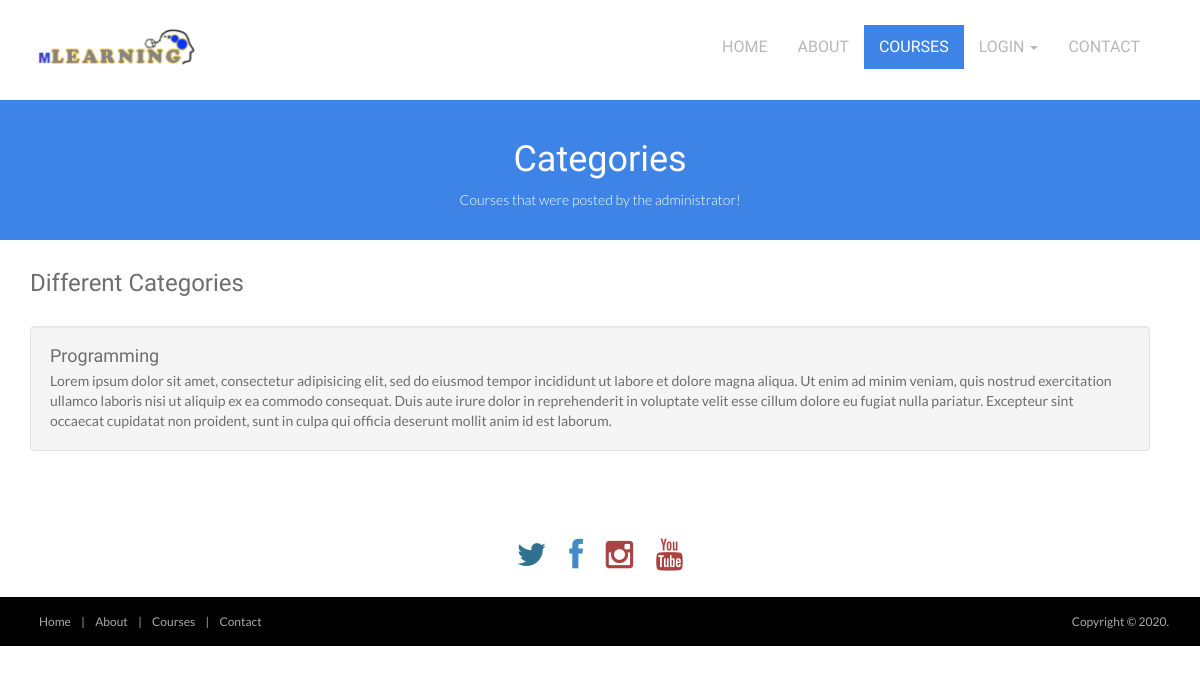
/pages/courses.php, run on an earlier commit of the app's database.
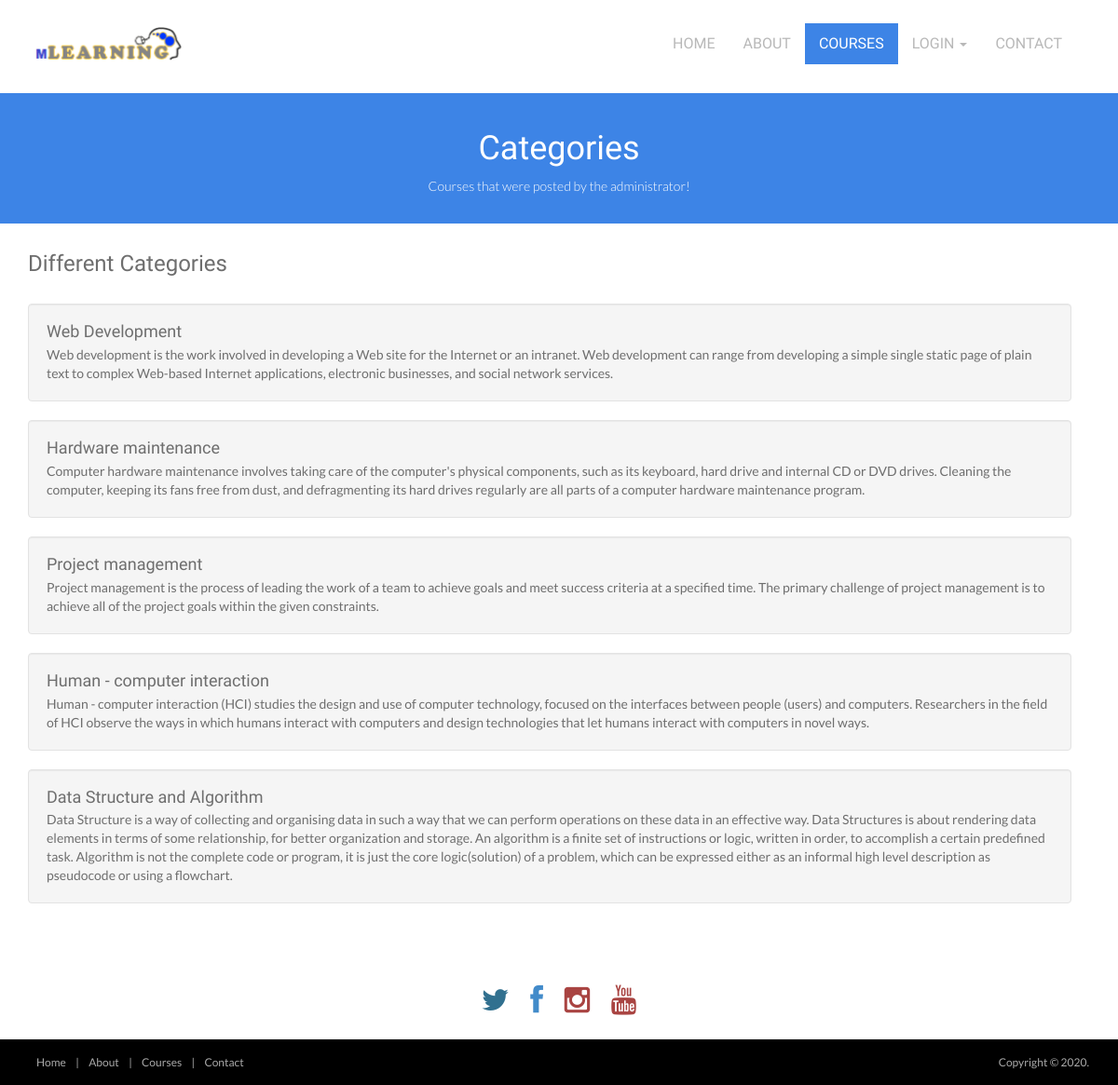
And on a later commit of the database.
### tables this page shows
CREATE TABLE IF NOT EXISTS `tbl_category` (
  `cat_Id` int(11) NOT NULL auto_increment,
  `name` varchar(255) default NULL,
  `description` text,
  `image` varchar(255) default NULL,
  PRIMARY KEY  (`cat_Id`)
);

### pages/courses.php (the view, shortened to what this page needs)
<!DOCTYPE html>
<html lang="en">
<head>
	<link rel="stylesheet" href="../css/bootstrap.min.css">
	<link rel="stylesheet" href="../css/font-awesome.min.css">
	<link rel="stylesheet" href="../css/bootstrap-theme.css" media="screen">
	<link rel="stylesheet" href="../css/style.css">
	<link rel='stylesheet' id='camera-css' href='../css/camera.css' type='text/css' media='all'>
</head>
<body>
	<div class="navbar navbar-inverse">
		<div class="container">
			<div class="navbar-header">
				<a class="navbar-brand" href="index.php">
					<img src="../images/logo.png" alt="Techro HTML5 template"></a>
			</div>
			<div class="navbar-collapse collapse">
				<ul class="nav navbar-nav pull-right mainNav">
					<li><a href="../index.php">Home</a></li>
					<li><a href="about.php">About</a></li>
					<li class="active"><a href="courses.php">Courses</a></li>
					<li class="dropdown">
						<a href="#" class="dropdown-toggle" data-toggle="dropdown">Login <b class="caret"></b></a>
					</li>
					<li><a href="contact.php">Contact</a></li>
				</ul>
			</div>
		</div>
	</div>
	<header id="head" class="secondary">
		<div class="container">
			<h1>Categories</h1>
			<p>Courses that were posted by the administrator!</p>
		</div>
	</header>
	<div id="courses">
		<section class="container">
			<h3>Different Categories</h3>
			<div class="row">
				<div class="col-xs-12">
					<div class="featured-box">
						<?php
                                        include "../functions/connect.php";
                                        $sql = "SELECT * FROM `tbl_category` ";
                                        $run = mysqli_query($con, $sql) or die(mysqli_error($con));
                                        while($row=mysqli_fetch_array($run)){
                                            $name = $row['name'];
                                            $description = $row['description'];
                                            ?>
						<div class="well">
							<div class="">
								<h3><?php echo $name;?></h3>
							</div>
							<div class="">
								<?php echo $description;?>
							</div>
						</div>
						<?php }?>
					</div>
				</div>
			</div>
		</section>
	</div>
	<div class="social text-center">
		<a href="#"><i class="fa fa-twitter text-info"></i></a>
		<a href="#"><i class="fa fa-facebook text-primary"></i></a>
		<a href="#"><i class="fa fa-instagram text-danger"></i></a>
		<a href="#"><i class="fa fa-youtube text-danger"></i></a>
	</div>
	<div class="footer2">
		<div class="container">
			<div class="row">
				<div class="col-md-6 panel">
					<div class="panel-body">
						<p class="simplenav">
							<a href="../index.php">Home</a> |
							<a href="about.php">About</a> |
							<a href="courses.php">Courses</a> |
							<a href="contact.php">Contact</a>
						</p>
					</div>
				</div>
				<div class="col-md-6 panel">
					<div class="panel-body">
						<p class="text-right">
							Copyright &copy; 2020.
						</p>
					</div>
				</div>
			</div>
		</div>
	</div>
</body>
</html>

What changed in the data, as far as the page shows it:
removed tbl_category: name "Programming", description "Lorem ipsum dolor sit amet, consectetur adipisicing elit, sed do eiusmod tempor incididunt ut labore et dolore magna aliqua. Ut enim ad minim veniam, quis nostrud exercitation ullamco laboris nisi ut aliquip ex ea commodo consequat. Duis aute irure dolor in reprehenderit in voluptate velit esse cillum dolore eu fugiat nulla pariatur. Excepteur sint occaecat cupidatat non proident, sunt in culpa qui officia deserunt mollit anim id est laborum."
added tbl_category: name "Web Development", description "Web development is the work involved in developing a Web site for the Internet or an intranet. Web development can range from developing a simple single static page of plain text to complex Web-based Internet applications, electronic businesses, and social network services."
added tbl_category: name "Hardware maintenance", description "Computer hardware maintenance involves taking care of the computer's physical components, such as its keyboard, hard drive and internal CD or DVD drives. Cleaning the computer, keeping its fans free from dust, and defragmenting its hard drives regularly are all parts of a computer hardware maintenance program."
added tbl_category: name "Project management", description "Project management is the process of leading the work of a team to achieve goals and meet success criteria at a specified time. The primary challenge of project management is to achieve all of the project goals within the given constraints."
added tbl_category: name "Human - computer interaction", description "Human - computer interaction (HCI) studies the design and use of computer technology, focused on the interfaces between people (users) and computers. Researchers in the field of HCI observe the ways in which humans interact with computers and design technologies that let humans interact with computers in novel ways."
added tbl_category: name "Data Structure and Algorithm", description "Data Structure is a way of collecting and organising data in such a way that we can perform operations on these data in an effective way. Data Structures is about rendering data elements in terms of some relationship, for better organization and storage. An algorithm is a finite set of instructions or logic, written in order, to accomplish a certain predefined task. Algorithm is not the complete code or program, it is just the core logic(solution) of a problem, which can be expressed either as an informal high level description as pseudocode or using a flowchart."
